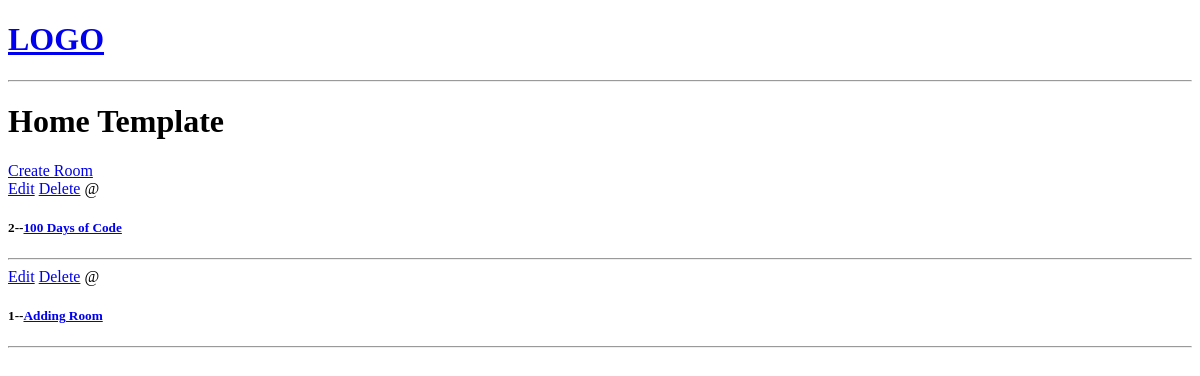
The app's page /, older data.
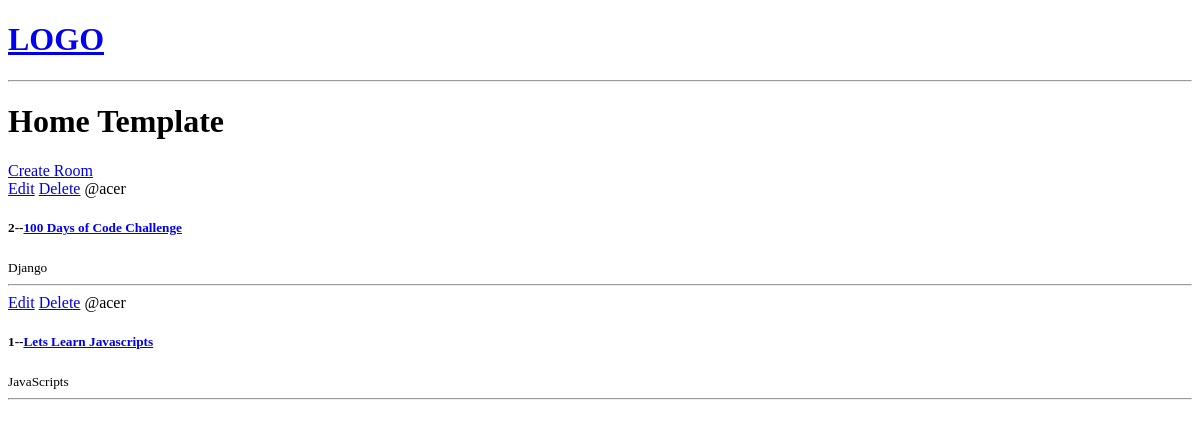
The same page, newer data.
### base/models.py (models this page shows, shortened)
class Room(models.Model):
    host = models.ForeignKey(User, on_delete=models.SET_NULL, null= True)
    topic = models.ForeignKey(Topic, on_delete=models.SET_NULL, null= True)
    name = models.CharField(max_length=200)
    description = models.TextField(null=True,blank=True)
    updated = models.DateTimeField(auto_now=True)
    created = models.DateTimeField(auto_now_add=True)
    class Meta:
        ordering= ['-updated','-created']

class Topic(models.Model):
    name = models.CharField(max_length=200)

### base/views.py (the view)
# urls.py: path('',views.home, name='home'),
def home(request):
    rooms = Room.objects.all()
    context={'rooms':rooms}
    return render(request, 'base/home.html',context)

### base/templates/base/home.html
{% extends "main.html" %} {% block content %}
<h1>Home Template</h1>
<div>
  <a href="{% url 'create-room' %}">Create Room</a>
  <div>
    {% for room in rooms%}
    <div>
      <a href="{% url 'update-room' room.id %}">Edit</a>
      <a href="{% url 'delete-room' room.id %}">Delete</a>
      <span>@{{room.host.username}}</span>
      <h5>{{room.id}}--<a href="{% url 'room' room.id %}">{{room.name}}</a></h5>
      <small>{{room.topic.name}}</small>
      <hr />
    </div>
    {% endfor %}
  </div>
</div>
{% endblock content %}

Row changes from the older to the newer data that the page shows:
changed Room id 2: host.username (not shown) → "acer"; name "100 Days of Code" → "100 Days of Code Challenge"; topic.name (not shown) → "Django"
changed Room id 1: host.username (not shown) → "acer"; name "Adding Room" → "Lets Learn Javascripts"; topic.name (not shown) → "JavaScripts"
